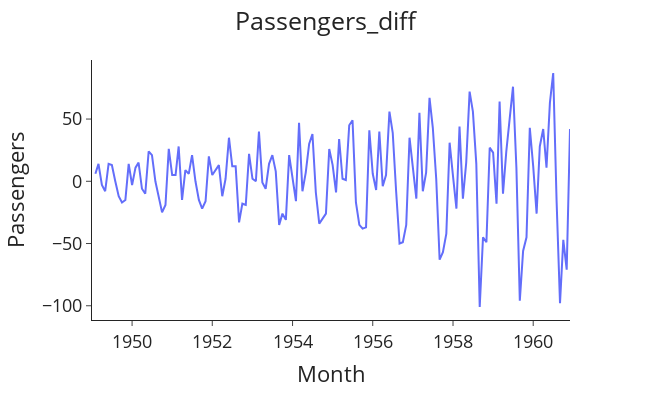

Write notebook code for a chart like this one.
### Markdown cell above
# d(t) = y(t) - y(t-1)

### Code cell
df['Passengers_diff']=df['#Passengers'].diff()

plotting('Passengers_diff',df,'Month','Passengers_diff','Month','Passengers')

### Figure 1 — Plotly figure (JSON) as saved in the notebook; plotly's stock layout.template omitted (floating-point values rounded to 4 significant figures; data arrays with more than 128 entries replaced by an {"elided": "..."} marker saying what was removed)
{"data": [{"hovertemplate": "Month=%{x}<br>Passengers=%{y}<extra></extra>", "legendgroup": "", "line": {"color": "#636efa", "dash": "solid"}, "marker": {"symbol": "circle"}, "mode": "lines", "name": "", "orientation": "v", "showlegend": false, "type": "scatter", "x": {"elided": "144 str values"}, "xaxis": "x", "y": {"elided": "144 int values"}, "yaxis": "y"}], "layout": {"font": {"size": 18}, "height": 400, "legend": {"tracegroupgap": 0}, "margin": {"t": 60}, "title": {"text": "Passengers_diff", "x": 0.5}, "width": 650, "xaxis": {"anchor": "y", "autorange": true, "domain": [0, 1], "range": ["1949-01-01", "1960-12-01"], "title": {"text": "Month"}, "type": "date"}, "yaxis": {"anchor": "x", "autorange": true, "domain": [0, 1], "range": [-111.4, 97.44], "title": {"text": "Passengers"}, "type": "linear"}}}
